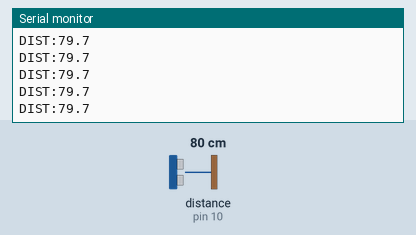
Bench run of a sketch on a simulated Arduino Uno, built with avr-gcc and run on an emulated ATmega328P. Parts: the last lines printed to the serial monitor. Wiring (inferred from the names in the program): ultrasonic range finder: trigger pin 9; echo pin 10. Inputs (shaded band) come from the test bench; at power-on: distance to the obstacle (sensor on pin 10) 80 cm. The echo pulse lasts 58.3 µs per cm.

Above: at 1.2 s.
1.3 s: distance to the obstacle (sensor on pin 10) set to 2 cm
At 2.4 s:
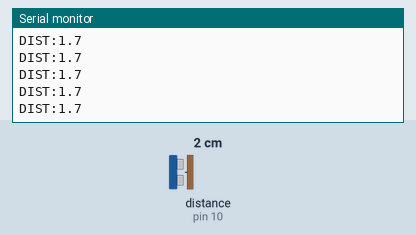
2.8 s: distance to the obstacle (sensor on pin 10) set to 4 cm
At 3.7 s:
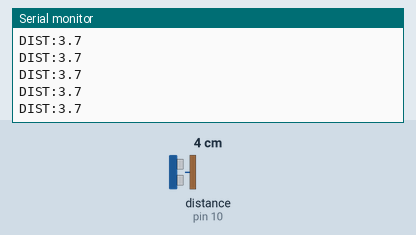
4.3 s: distance to the obstacle (sensor on pin 10) set to 2 cm
At 5.4 s:
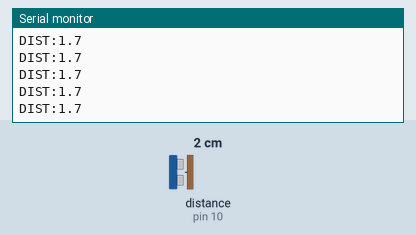
Timing chart, 0 to 7.3 s (numbered marks = the images above; inputs shaded):
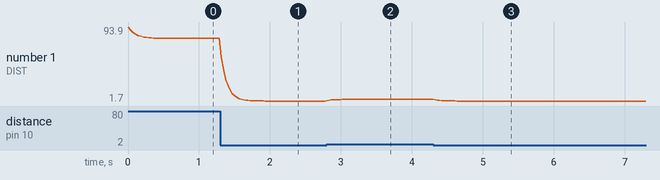

Measured:
- after the input at 1.3 s, the serial monitor: prints a new line at once (image 1)
- after the input at 2.8 s, the serial monitor: prints a new line at once (image 2)
- after the input at 4.3 s, the serial monitor: prints a new line at once (image 3)
- plotted number 1: 79.7 → 1.7 after the input at 1.3 s, 1.7 → 3.7 after the input at 2.8 s

The sketch:

handcast.ino
```cpp
const int trigPin = 9;
const int echoPin = 10;

long duration;
float distance;
float smoothDistance = 100.0;
const float alpha = 0.3;

void setup() {
  Serial.begin(115200);
  pinMode(trigPin, OUTPUT);
  pinMode(echoPin, INPUT);
}

void loop() {
  digitalWrite(trigPin, LOW);
  delayMicroseconds(2);

  digitalWrite(trigPin, HIGH);
  delayMicroseconds(10);
  digitalWrite(trigPin, LOW);

  // Timeout set to 30000 microseconds (~5 meters max)
  duration = pulseIn(echoPin, HIGH, 30000);

  if (duration > 0) {
    distance = (duration * 0.0343) / 2;
  } else {
    distance = 100.0;
  }
  smoothDistance = (alpha * distance) + ((1.0 - alpha) * smoothDistance);

  Serial.print("DIST:");
  Serial.println(smoothDistance, 1);

  delay(30);
}
```
